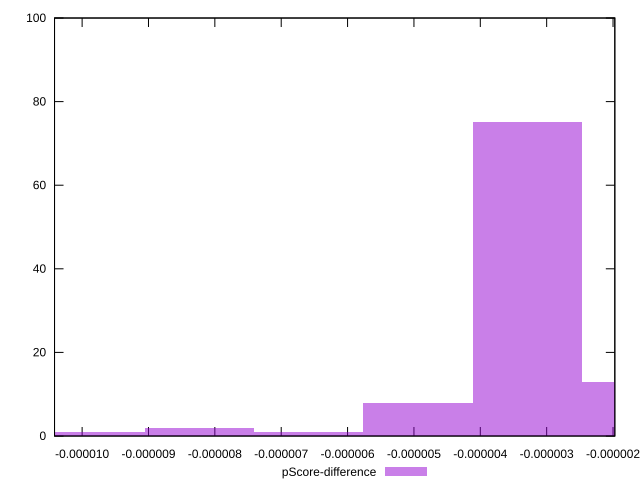

This chart was generated by the following gnuplot code:
reset

$pScoreDifference <<EOF
-0.000004939962357056071 8
-0.0000032933082380373803 75
-0.0000016466541190186902 13
-0.000006586616476074761 1
-0.00000823327059509345 2
-0.000009879924714112142 1
EOF

set key outside below
set boxwidth 0.0000016466541190186902
set xrange [-0.00001041567715776015:-0.000001972999951083132]
set yrange [0:100]
set trange [0:100]
set style fill transparent solid 0.5 noborder
set terminal svg size 640, 490 enhanced background rgb 'white'
set output "report_00018_2021-02-10T15-25-16.877Z/bootup-time/samples/pages+cached+noadtech+nomedia+nocss/pScore-difference/histogram.svg"

plot $pScoreDifference title "pScore-difference" with boxes

reset
